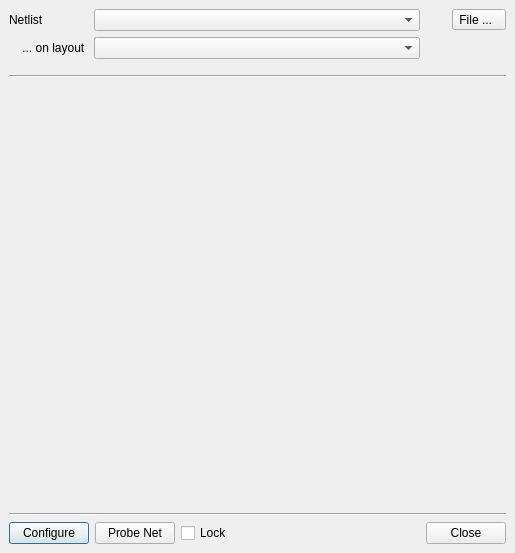
<?xml version="1.0" encoding="UTF-8"?>
<ui version="4.0">
 <class>NetlistBrowserDialog</class>
 <widget class="QDialog" name="NetlistBrowserDialog">
  <property name="geometry">
   <rect>
    <x>0</x>
    <y>0</y>
    <width>515</width>
    <height>553</height>
   </rect>
  </property>
  <property name="windowTitle">
   <string>Netlist Database Browser</string>
  </property>
  <layout class="QVBoxLayout">
   <property name="spacing">
    <number>6</number>
   </property>
   <property name="leftMargin">
    <number>9</number>
   </property>
   <property name="topMargin">
    <number>9</number>
   </property>
   <property name="rightMargin">
    <number>9</number>
   </property>
   <property name="bottomMargin">
    <number>9</number>
   </property>
   <item>
    <widget class="QFrame" name="frame_3">
     <property name="frameShape">
      <enum>QFrame::NoFrame</enum>
     </property>
     <property name="frameShadow">
      <enum>QFrame::Raised</enum>
     </property>
     <layout class="QGridLayout">
      <property name="leftMargin">
       <number>0</number>
      </property>
      <property name="topMargin">
       <number>0</number>
      </property>
      <property name="rightMargin">
       <number>0</number>
      </property>
      <property name="bottomMargin">
       <number>0</number>
      </property>
      <property name="spacing">
       <number>6</number>
      </property>
      <item row="0" column="2">
       <spacer>
        <property name="orientation">
         <enum>Qt::Horizontal</enum>
        </property>
        <property name="sizeType">
         <enum>QSizePolicy::Fixed</enum>
        </property>
        <property name="sizeHint" stdset="0">
         <size>
          <width>20</width>
          <height>20</height>
         </size>
        </property>
       </spacer>
      </item>
      <item row="0" column="1">
       <widget class="QComboBox" name="l2ndb_cb">
        <property name="sizePolicy">
         <sizepolicy hsizetype="Ignored" vsizetype="Fixed">
          <horstretch>1</horstretch>
          <verstretch>0</verstretch>
         </sizepolicy>
        </property>
        <property name="minimumSize">
         <size>
          <width>50</width>
          <height>0</height>
         </size>
        </property>
        <property name="sizeAdjustPolicy">
         <enum>QComboBox::AdjustToContentsOnFirstShow</enum>
        </property>
       </widget>
      </item>
      <item row="0" column="0">
       <widget class="QLabel" name="label_3">
        <property name="text">
         <string>Netlist</string>
        </property>
       </widget>
      </item>
      <item row="1" column="0">
       <widget class="QLabel" name="label">
        <property name="text">
         <string>    ... on layout </string>
        </property>
       </widget>
      </item>
      <item row="1" column="1">
       <widget class="QComboBox" name="layout_cb">
        <property name="sizePolicy">
         <sizepolicy hsizetype="Ignored" vsizetype="Fixed">
          <horstretch>1</horstretch>
          <verstretch>0</verstretch>
         </sizepolicy>
        </property>
        <property name="sizeAdjustPolicy">
         <enum>QComboBox::AdjustToContentsOnFirstShow</enum>
        </property>
       </widget>
      </item>
      <item row="0" column="3">
       <widget class="QToolButton" name="file_menu">
        <property name="text">
         <string>File ...  </string>
        </property>
        <property name="popupMode">
         <enum>QToolButton::InstantPopup</enum>
        </property>
       </widget>
      </item>
      <item row="2" column="0" colspan="4">
       <spacer>
        <property name="orientation">
         <enum>Qt::Vertical</enum>
        </property>
        <property name="sizeType">
         <enum>QSizePolicy::Fixed</enum>
        </property>
        <property name="sizeHint" stdset="0">
         <size>
          <width>20</width>
          <height>10</height>
         </size>
        </property>
       </spacer>
      </item>
     </layout>
    </widget>
   </item>
   <item>
    <widget class="Line" name="line">
     <property name="orientation">
      <enum>Qt::Horizontal</enum>
     </property>
    </widget>
   </item>
   <item>
    <widget class="QFrame" name="frame_4">
     <property name="frameShape">
      <enum>QFrame::NoFrame</enum>
     </property>
     <property name="frameShadow">
      <enum>QFrame::Raised</enum>
     </property>
     <layout class="QHBoxLayout">
      <property name="spacing">
       <number>6</number>
      </property>
      <property name="leftMargin">
       <number>0</number>
      </property>
      <property name="topMargin">
       <number>0</number>
      </property>
      <property name="rightMargin">
       <number>0</number>
      </property>
      <property name="bottomMargin">
       <number>0</number>
      </property>
      <item>
       <widget class="QStackedWidget" name="central_stack">
        <property name="currentIndex">
         <number>0</number>
        </property>
        <widget class="QWidget" name="page">
         <layout class="QVBoxLayout">
          <property name="spacing">
           <number>6</number>
          </property>
          <property name="leftMargin">
           <number>0</number>
          </property>
          <property name="topMargin">
           <number>0</number>
          </property>
          <property name="rightMargin">
           <number>0</number>
          </property>
          <property name="bottomMargin">
           <number>0</number>
          </property>
          <item>
           <widget class="lay::NetlistBrowserPage" name="browser_page">
            <property name="sizePolicy">
             <sizepolicy hsizetype="Ignored" vsizetype="Ignored">
              <horstretch>0</horstretch>
              <verstretch>0</verstretch>
             </sizepolicy>
            </property>
            <property name="frameShape">
             <enum>QFrame::NoFrame</enum>
            </property>
            <property name="frameShadow">
             <enum>QFrame::Raised</enum>
            </property>
           </widget>
          </item>
         </layout>
        </widget>
        <widget class="QWidget" name="page_2">
         <layout class="QVBoxLayout">
          <property name="spacing">
           <number>6</number>
          </property>
          <property name="leftMargin">
           <number>0</number>
          </property>
          <property name="topMargin">
           <number>0</number>
          </property>
          <property name="rightMargin">
           <number>0</number>
          </property>
          <property name="bottomMargin">
           <number>0</number>
          </property>
          <item>
           <widget class="QLabel" name="label_2">
            <property name="text">
             <string>Choose &quot;Open&quot; from the &quot;File ...&quot; menu 
to load a netlist or a netlist/LVS database</string>
            </property>
            <property name="alignment">
             <set>Qt::AlignCenter</set>
            </property>
            <property name="wordWrap">
             <bool>true</bool>
            </property>
           </widget>
          </item>
         </layout>
        </widget>
       </widget>
      </item>
     </layout>
    </widget>
   </item>
   <item>
    <widget class="Line" name="line_2">
     <property name="orientation">
      <enum>Qt::Horizontal</enum>
     </property>
    </widget>
   </item>
   <item>
    <widget class="QFrame" name="frame_2">
     <property name="frameShape">
      <enum>QFrame::NoFrame</enum>
     </property>
     <property name="frameShadow">
      <enum>QFrame::Raised</enum>
     </property>
     <layout class="QHBoxLayout">
      <property name="spacing">
       <number>6</number>
      </property>
      <property name="leftMargin">
       <number>0</number>
      </property>
      <property name="topMargin">
       <number>0</number>
      </property>
      <property name="rightMargin">
       <number>0</number>
      </property>
      <property name="bottomMargin">
       <number>0</number>
      </property>
      <item>
       <widget class="QPushButton" name="configure_pb">
        <property name="text">
         <string>Configure</string>
        </property>
       </widget>
      </item>
      <item>
       <widget class="QPushButton" name="probe_pb">
        <property name="toolTip">
         <string>Select a new by clicking on a shape</string>
        </property>
        <property name="text">
         <string>Probe Net</string>
        </property>
       </widget>
      </item>
      <item>
       <widget class="QCheckBox" name="sticky_cbx">
        <property name="text">
         <string>Lock</string>
        </property>
       </widget>
      </item>
      <item>
       <spacer>
        <property name="orientation">
         <enum>Qt::Horizontal</enum>
        </property>
        <property name="sizeHint" stdset="0">
         <size>
          <width>40</width>
          <height>20</height>
         </size>
        </property>
       </spacer>
      </item>
      <item>
       <widget class="QPushButton" name="pushButton_2">
        <property name="text">
         <string>Close</string>
        </property>
       </widget>
      </item>
     </layout>
    </widget>
   </item>
  </layout>
 </widget>
 <customwidgets>
  <customwidget>
   <class>lay::NetlistBrowserPage</class>
   <extends>QFrame</extends>
   <header>layNetlistBrowserPage.h</header>
   <container>1</container>
  </customwidget>
 </customwidgets>
 <tabstops>
  <tabstop>l2ndb_cb</tabstop>
  <tabstop>layout_cb</tabstop>
  <tabstop>configure_pb</tabstop>
  <tabstop>pushButton_2</tabstop>
 </tabstops>
 <resources/>
 <connections>
  <connection>
   <sender>pushButton_2</sender>
   <signal>clicked()</signal>
   <receiver>NetlistBrowserDialog</receiver>
   <slot>accept()</slot>
   <hints>
    <hint type="sourcelabel">
     <x>837</x>
     <y>441</y>
    </hint>
    <hint type="destinationlabel">
     <x>881</x>
     <y>387</y>
    </hint>
   </hints>
  </connection>
 </connections>
</ui>
